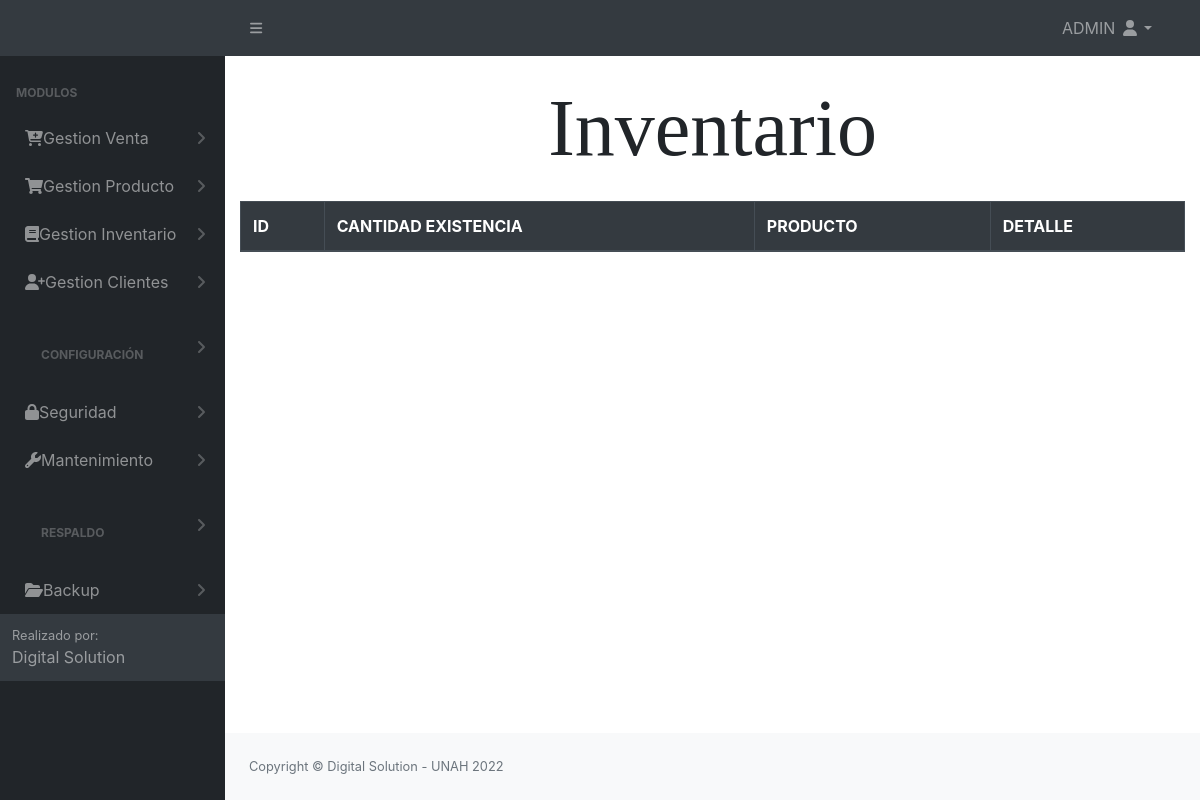
The page /src/Inventario.php (signed in) on the database as committed earlier.
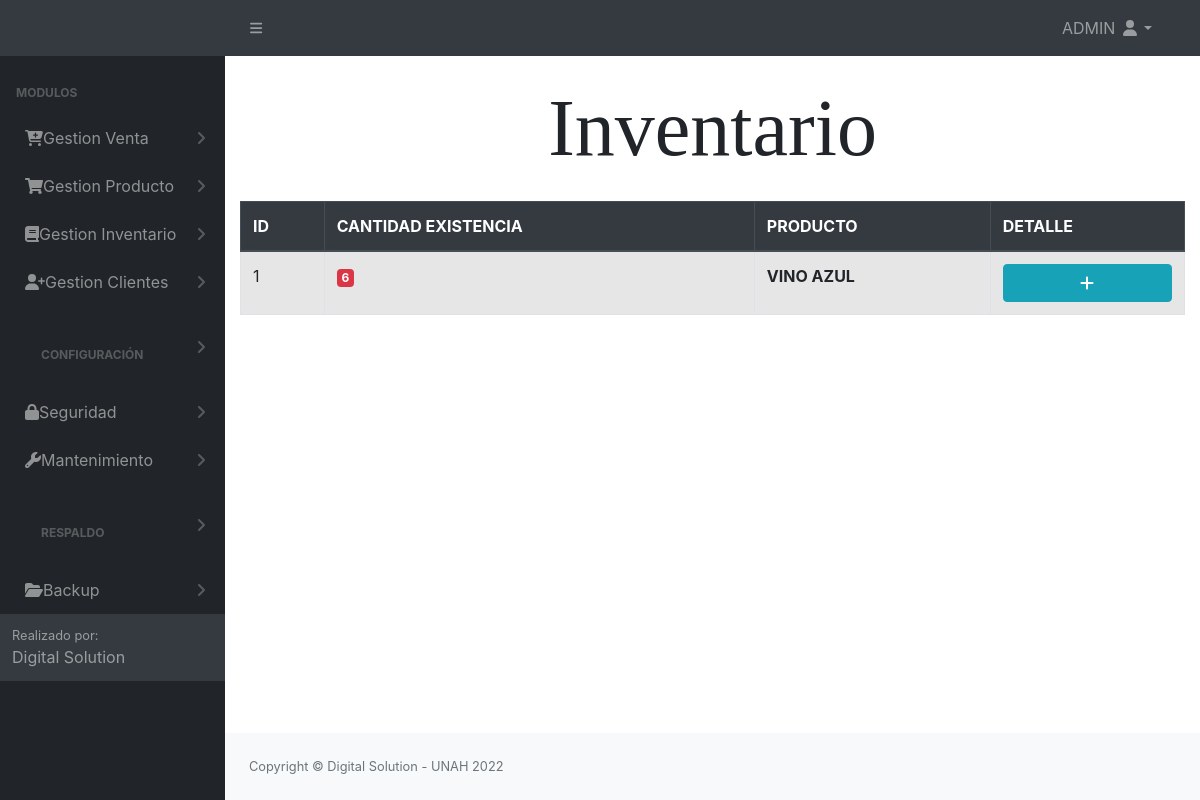
The same page on the database as committed later.
### tables this page shows
CREATE TABLE `tbl_permisos` (
  `id_permiso` int(11) NOT NULL AUTO_INCREMENT,
  `id_rol` int(11) NOT NULL,
  `permiso_insercion` int(11) NOT NULL,
  `permiso_eliminacion` int(11) NOT NULL,
  `permiso_modificar` int(11) NOT NULL,
  `permiso_consultar` int(11) NOT NULL,
  `id_objeto` int(11) NOT NULL,
  `pdf` int(11) NOT NULL,
  PRIMARY KEY (`id_permiso`),
  KEY `id_objeto` (`id_objeto`),
  KEY `id_rol` (`id_rol`)
);

CREATE TABLE `tbl_modulos` (
  `id_objeto` int(11) NOT NULL AUTO_INCREMENT,
  `Objeto` varchar(100) NOT NULL,
  `descripcion_objeto` varchar(30) NOT NULL,
  `id_padre` int(11) NOT NULL,
  `URL` varchar(100) NOT NULL,
  PRIMARY KEY (`id_objeto`)
);

CREATE TABLE `tbl_inventario` (
  `id` int(11) NOT NULL AUTO_INCREMENT,
  `cod_producto` int(11) NOT NULL,
  `cantidad` int(11) NOT NULL,
  PRIMARY KEY (`id`),
  KEY `cod_producto` (`cod_producto`)
);

CREATE TABLE `tbl_producto` (
  `codproducto` int(11) NOT NULL AUTO_INCREMENT,
  `id_categoria` int(11) NOT NULL,
  `id_tipo_producto` int(11) NOT NULL,
  `descripcion` varchar(200) NOT NULL,
  `precio_venta` decimal(10,2) NOT NULL,
  `existencia` int(11) NOT NULL,
  `cantidad_minima` int(11) NOT NULL,
  `cantidad_maxima` int(11) NOT NULL,
  `estado` int(11) NOT NULL DEFAULT 1,
  PRIMARY KEY (`codproducto`),
  KEY `id_categoria` (`id_categoria`,`id_tipo_producto`)
);

### config/conex.php (called while the page is built, shortened)
<?php
     function getConexion()
    {
        $db = new PDO('mysql:host=localhost:3306;dbname=bd_inversiones_garcia', 'root', '');
        return $db;
    }
?>

### modelos/modelo_inventario.php (called while the page is built, shortened)
<?php
    class ModeloInventario{
        private $db;
        private $datos;
        public function __construct(){
            require_once '../config/conex.php';
            $this->db = getConexion();
        }
        public function insertargeneral($sql){
           $this->db = getConexion();
           $resultado=$this->db->query($sql);
           if ($resultado) {
               return true;
           }else {
               return false;
           }
       }
        public function mostrargeneral($consulta){
            $resu=$this->db->query($consulta);
            while($filas = $resu->FETCHALL(PDO::FETCH_ASSOC)) {
                $this->datos[]=$filas;
            }
            return $this->datos;
        }
    }
?>

### controladores/controlador_inventario.php (the view, shortened to what the changed rows need)
<?php
include_once '../modelos/modelo_inventario.php';
class InventarioContralador
{
    static public function mostrarInventario()
    {
         $inventario = new ModeloInventario();
        $matrizInventario =  $inventario->mostrargeneral("select i.*,tp.descripcion from tbl_inventario i inner join tbl_producto tp on i.COD_PRODUCTO = tp.CODPRODUCTO;");
        $ii = 0;
        if($matrizInventario != null)
        {
            foreach ($matrizInventario as $key => $value) {
                foreach ($value as $registro) {?>
                    <tr>
                    <td><?=$ii = $ii + 1?></td>
                    <th><span class="<?= $registro['cantidad'] >= 10 ? 'badge badge-primary' : 'badge badge-danger'?>"> <?=$registro['cantidad']?></span></th>
                    <th><?=$registro['descripcion']?></th>
                    <th><a href="../src/vista_movimientos_producto.php?id=<?=$registro['cod_producto']?>" class='btn btn-round btn-info btn-block'><i class='fa-solid fa-plus'></i></a></th>
                    </tr>
             <?php   }
            }
        }
    }
}

### Login/header.php (shortened to what the changed rows need)
<?php
include '../config/conn.php';
?>
<!DOCTYPE html>
<html lang="en">
    <head>
        <link href="https://cdn.jsdelivr.net/npm/simple-datatables@latest/dist/style.css" rel="stylesheet" />
        <link href="../dist/css/styles.css" rel="stylesheet" />
        <link rel="stylesheet" href="../Login/vendors/x/dist/notiflix-3.2.5.min.css" />
        <link rel="stylesheet" href="https://cdnjs.cloudflare.com/ajax/libs/twitter-bootstrap/4.1.3/css/bootstrap.css">
        <link rel="stylesheet" href="https://cdn.datatables.net/1.10.20/css/dataTables.bootstrap4.min.css">
        <link rel="stylesheet" type="text/css" href="assets/css/main.css">
        <link rel="stylesheet" type="text/css" href="assets/css/style.css">
        <link href="https://cdn.jsdelivr.net/npm/bootstrap@5.1.3/dist/css/bootstrap.min.css" rel="stylesheet">
        <link href="../dist/css/contenedor.css" rel="stylesheet" />
        <link href="../Login/vendors/bootstrap/dist/css/bootstrap.min.css" rel="stylesheet">
        <link rel="stylesheet" href="../Login/vendors/notiflix/dist/notiflix-3.2.5.min.css" />
        <link rel="stylesheet" href="https://cdnjs.cloudflare.com/ajax/libs/font-awesome/5.7.2/css/all.min.css" />
        <link rel="stylesheet" href="https://cdnjs.cloudflare.com/ajax/libs/simple-line-icons/2.4.1/css/simple-line-icons.css" />
        <link rel="stylesheet" href="https://cdn.datatables.net/1.10.19/css/jquery.dataTables.min.css" />
        <link rel="stylesheet" href="https://cdn.datatables.net/buttons/1.5.6/css/buttons.dataTables.min.css" />
    </head>
    <body class="sb-nav-fixed">
        <div id="layoutSidenav">
            <div id="layoutSidenav_nav">
                <nav class="sb-sidenav accordion sb-sidenav-dark" id="sidenavAccordion">
                    <div class="sb-sidenav-menu">
                        <div class="nav">
                            <div class="sb-sidenav-menu-heading">Modulos</div>
                            <?php
                            $rol = $_SESSION['rol'];
                            $result = mysqli_query($conn, "select * from tbl_modulos tm inner join tbl_permisos tp ON tm.ID_OBJETO = tp.ID_OBJETO where tm.ID_PADRE = 0 and tp.permiso_consultar = 1 and tp.ID_ROL = '$rol'"); ?>
                            <?php foreach ($result as $i) : ?>
                                <a class="nav-link collapsed" href="#" data-bs-toggle="collapse" data-bs-target="#pagesCollapsePersonas<?= $i['id_objeto'] ?>" aria-expanded="false" aria-controls="pagesCollapseError">
                                    &nbsp;&nbsp;<?= $i['Objeto'] ?>
                                    <div class="sb-sidenav-collapse-arrow"><i class="fas fa-angle-down"></i></div>
                                </a>
                            <?php endforeach; ?>
                    </div>
                </nav>
            </div>
            <div id="layoutSidenav_content"> <br>

Rows that differ between the two databases and show on the page:
added tbl_inventario: cantidad "6", cod_producto.descripcion "VINO AZUL"
